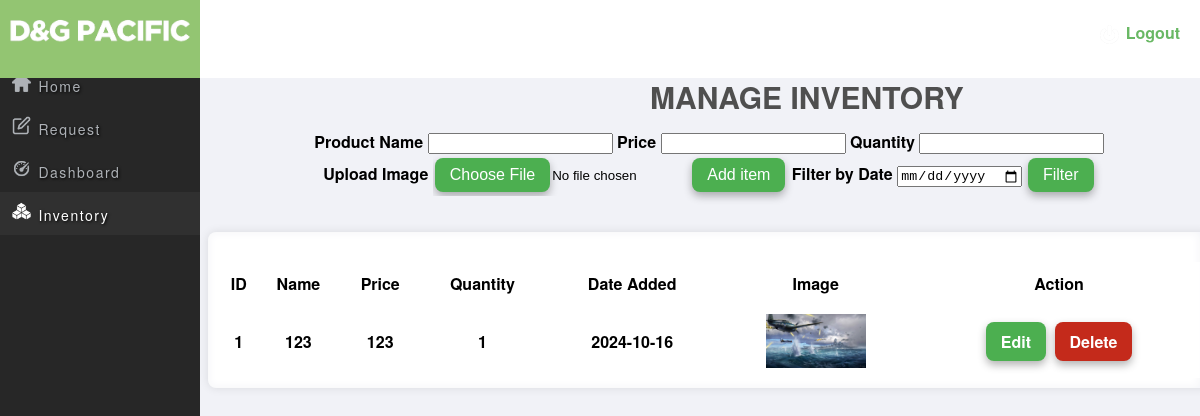
/table.php (signed in), run on the app's committed database.
### tables this page shows
CREATE TABLE `product` (
  `product_id` int(20) NOT NULL,
  `product_name` varchar(30) NOT NULL,
  `price` float NOT NULL,
  `quantity` int(10) NOT NULL,
  `added_date` date DEFAULT NULL,
  `image_path` varchar(255) DEFAULT NULL,
  `user` varchar(50) NOT NULL
);

### table.php (the view, shortened to what this page needs)
<?php
$user_name = $_SESSION["user"];
?>
<html>
<head>
</head>
<body>
    <div class="DG">
        <img src="Assets/DGLOGO1.png" width="190px" height="auto" style="margin-left: 5px; margin-top: 9px;">
    </div>
    <div class="topnav">
  <a i class="fa fa-power-off" href="index.php" style="font-family: 'Helvetica Neue', Helvetica, Arial, sans-serif;  font-size: 16px; font-weight: bold;"></i><img src="Assets/navicons/power.png" alt="Power Button">  Logout</a>
</div>
<div class="sidenav">
<a href="DepartmentHomePage.php" style="font-family: 'Helvetica Neue', Helvetica, Arial, sans-serif; " ><img src="Assets/navicons/home1.png" alt="Home Icon">  Home</a>
<a href="DepartmentRequestPage.php" style="font-family: 'Helvetica Neue', Helvetica, Arial, sans-serif;"><img src="Assets/navicons/request1.png" alt="Request Icon">  Request</a>
<a href="DepartmentDashboardPage.php" style="font-family: 'Helvetica Neue', Helvetica, Arial, sans-serif;"><img src="Assets/navicons/dashboard1.png" alt="Dashboard Icon">  Dashboard</a>
<a class="active" href="table.php" style="font-family: 'Helvetica Neue', Helvetica, Arial, sans-serif;"><img src="Assets/navicons/activeinventory.png" alt="Dashboard Icon">  Inventory</a>
</div>
    <div class="topcontents">
    <h2 class="titleheader" style="font-family: 'Helvetica Neue', Helvetica, Arial, sans-serif; font-size: 30px; font-weight: bold; color: #4F4F4F">MANAGE INVENTORY</h2>
        <form method="POST"  action="additem.php" enctype="multipart/form-data">
                <b>Product Name</b>
                <input type="text" class="form-control" name="product_name">
                <b>Price</b>
                <input type="text" class="form-control" name="price">
                <b>Quantity</b>
                <input type="number" class="form-control" name="quant" id="quant" min="1" max="">
            <br>
                <b>Upload Image</b>
                <input type="file" class="form-control" name="image" accept="image/*">
            <button type="submit" class="button" name="add">Add item</button>
                <b>Filter by Date<b>
                <input type="date" class="form-control" name="filter_date" id="filter_date">
            <button type="submit" class="button" name="filter">Filter</button>
        </form>
    </div>
        <div class="contents">
        <table class="table text-dark text-center table-striped table-hover table-bordered mt-4">
                <tr>
                    <th scope="col">ID</th>
                    <th scope="col">Name</th>
                    <th scope="col">Price</th>
                    <th scope="col">Quantity</th>
                    <th scope="col">Date Added</th>
                    <th scope="col">Image</th>
                    <th scope="col">Action</th>
                </tr>
            <tbody>
                <?php
                $conn = new mysqli("localhost", "root", "", "lycorisdb");
                $sql = "SELECT * FROM product WHERE user = '$user_name'";
                $result = $conn->query($sql);
                $count = 0;
                if ($result->num_rows > 0) {
                    while ($row = $result->fetch_assoc()) {
                        $count = $count + 1;
                ?>
                <tr>
                    <th><?php echo $count ?></th>
                    <th><?php echo $row["product_name"] ?></th>
                    <th><?php echo $row["price"] ?></th>
                    <th><?php echo $row["quantity"] ?></th>
                    <th><?php echo $row["added_date"] ?></th>
                    <th>
                        <?php if (!empty($row["image_path"])): ?>
                            <img src="<?php echo $row["image_path"] ?>" alt="Product Image" width="100">
                        <?php else: ?>
                            No Image
                        <?php endif; ?>
                    </th>
                    <th>
                    <a href="edit.php?id=<?php echo $row["product_id"] ?>" class="buttonblue">Edit</a>
                        <a href="delete.php?id=<?php echo $row["product_id"] ?>" class="buttonred">Delete</a>
                    </th>
                </tr>
                <?php
                    }
                }
                ?>
            </tbody>
        </table>
    </div>
</body>
</html>

### table.php (style rules this page uses)
body { background-color: #f1f2f7; }
.DG { overflow: hidden; background-color: #93C572; height: 9.8%; width: 200px; position: fixed; z-index: 2; top: 0; left: 0px; }
.topnav { overflow: hidden; background-color: white; height: 9.8%; width: 100%; position: fixed; z-index: 1; top: 0; left: 0; }
.topnav a img { width: 19px; height: 19px; margin-right: 2px; margin-left: -20px; vertical-align: middle; }
.topnav a { float: right; color: #69b864; text-align: right; padding: 21px 20px; text-decoration: none; font-size: 16px; display: inline-block; line-height: -2.5; }
.sidenav { height: 100%; width: 200px; position: fixed; z-index: 1; top: 63px; left: 0; background-color: #272727; letter-spacing: 1.5px; text-shadow: 1px 1px 3px rgba(0, 0, 0, 4.7); overflow-x: hidden; }
.sidenav a { padding: 10px 10px 10px 32px; text-decoration: none; background-color: #272727; font-size: 14px; color: #aeb2b7; letter-spacing: 1.5px; text-shadow: 1px 1px 3px rgba(0, 0, 0, 4.7); display: block; }
.sidenav a img { width: 19px; height: 19px; margin-right: 2px; margin-left: -20px; }
.sidenav a.active { background-color: #303030; color: white; }
.contents { width: 83%; margin: 10px; padding: 10px; backdrop-filter: blur(5px) brightness(1.2); background-color: rgba(255, 255, 255, 0.2); box-shadow: 0 0 10px rgba(0, 0, 0, 0.1); color: black; text-align: center; font-family: 'Helvetica Neue', Helvetica, Arial, sans-serif; border-radius: 8px; margin-left: 200px; margin-top: 10px; top: 58%; left: 57%; }
.topcontents { width: 83%; margin: 10px; padding: 10px; color: black; text-align: center; font-family: 'Helvetica Neue', Helvetica, Arial, sans-serif; border-radius: 8px; margin-left: 200px; margin-top: 120px; top: 58%; left: 57%; }
.titleheader { position: absolute; text-align: center; top: 50px; left: 650px; }
table { width: 100%; border-collapse: collapse; margin-top: 20px; background-color: rgba(255, 255, 255, 0.8); color: #333; }
th, td { padding-bottom: 1%; font-family: 'Helvetica Neue', Helvetica, Arial, sans-serif; text-align: center; color: black; padding-top: 1%; padding-left:1%; }
th { padding-bottom: 1%; font-family: 'Helvetica Neue', Helvetica, Arial, sans-serif; text-align: center; padding-top: 1%; padding-left:1%; }
.button { background-color: #4CAF50; border: none; color: white; padding: 8px 15px; text-decoration: none; display: inline-block; font-size: 16px; border-radius: 8px; cursor: pointer; margin: 4px 2px; box-shadow: 0 4px 8px rgba(0, 0, 0, 0.3); }
.buttonred { background-color: #c42a1b; border: none; color: white; padding: 8px 15px; text-decoration: none; display: inline-block; font-size: 16px; border-radius: 8px; cursor: pointer; margin: 4px 2px; box-shadow: 0 4px 8px rgba(0, 0, 0, 0.3); }
.buttonblue { background-color: #4CAF50; border: none; color: white; padding: 8px 15px; text-decoration: none; display: inline-block; font-size: 16px; border-radius: 8px; cursor: pointer; margin: 4px 2px; box-shadow: 0 4px 8px rgba(0, 0, 0, 0.3); }

### data on the page
product: product_name "123", price "123", quantity "1", added_date "2024-10-16", image_path (picture)
